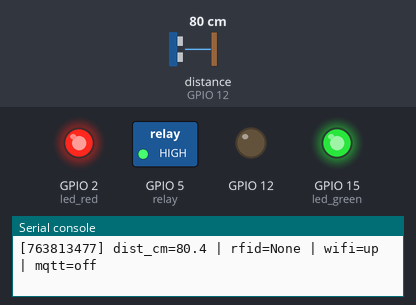
A program run on a simulated ESP32 board running MicroPython. Shown: switched loads named in the program (green lamp = pin HIGH), output pins drawn as LEDs (lit = HIGH), the last lines printed to the serial console. Inputs (shaded band) come from the test bench; at power-on: distance to the obstacle (sensor on GPIO 12) 80 cm. The echo pulse lasts 58.3 µs per cm; WiFi joins after 1.5 s; the clock reads 2024-03-15 10:24:30 at power-on unless the program sets it.

Above: at 7.7 s.
At 12.5 s:
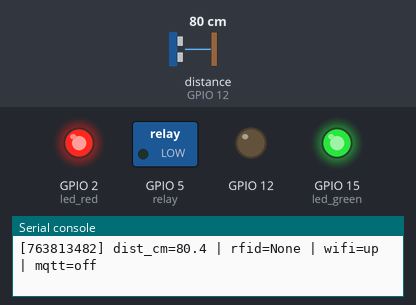
Timing chart, 0 to 17.0 s (numbered marks = the images above):
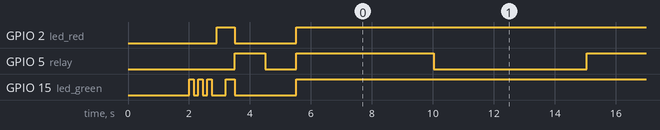

The program:

main_test.py
```python
# sensor_test.py
# Minimal hardware test for: LEDs, Relay, Ultrasonic, RFID (UART), Wi-Fi, MQTT
# Board: MicroPython (ESP32/ESP8266). Adjust pins if your wiring differs.

import time
import json
from machine import Pin, UART, time_pulse_us
import network

# -------- CONFIG --------
DEVICE_ID = "b01"

# Pins (adjust to your wiring)
LED_RED_PIN = 2
LED_GREEN_PIN = 15
RELAY_PIN = 5
RELAY_ACTIVE_HIGH = True  # True: relay ON when pin=1; False when pin=0
ULTRASONIC_SIG_PIN = 12
UART_TX_PIN = 17
UART_RX_PIN = 16
UART_BAUD = 9600

# Networking (set ENABLE_WIFI/MQTT to False if you just want local tests)
ENABLE_WIFI = True
ENABLE_MQTT = False  # Set True to test MQTT publish
SSID = "RPiStation01"
PASSWORD = "RPiStation01"
MQTT_SERVER = "192.199.2.254"
MQTT_TOPIC = "station/bornes/replies"

# Test timing
PRINT_INTERVAL_S = 1.0      # status print frequency
RELAY_TOGGLE_EVERY_S = 5.0  # toggle relay this often
LED_BLINK_PERIOD_S = 0.5    # blink LEDs

# Ultrasonic sanity range (cm)
MIN_CM, MAX_CM = 2, 400

# -------- HARDWARE --------
led_red = Pin(LED_RED_PIN, Pin.OUT, value=0)
led_green = Pin(LED_GREEN_PIN, Pin.OUT, value=0)

if RELAY_ACTIVE_HIGH:
    relay = Pin(RELAY_PIN, Pin.OUT, value=0)  # OFF by default
else:
    relay = Pin(RELAY_PIN, Pin.OUT, value=1)  # OFF by default (inactive level)

def relay_on():
    relay.value(1 if RELAY_ACTIVE_HIGH else 0)

def relay_off():
    relay.value(0 if RELAY_ACTIVE_HIGH else 1)

# Grove Ultrasonic on a single SIG pin
class GroveUltrasonic:
    def __init__(self, sig_pin):
        self.pin = Pin(sig_pin, Pin.OUT)
        self.pin.value(0)

    def distance_cm(self, timeout_us=30000):
        # Trigger 10us HIGH pulse
        self.pin.init(Pin.OUT)
        self.pin.value(0); time.sleep_us(2)
        self.pin.value(1); time.sleep_us(10)
        self.pin.value(0)
        # Listen for echo high
        self.pin.init(Pin.IN)
        t = time_pulse_us(self.pin, 1, timeout_us)
        if t < 0:
            return None
        d = t / 58.0  # microseconds to cm (approx for 20°C)
        if d < MIN_CM or d > MAX_CM:
            return None
        return d

ultra = GroveUltrasonic(ULTRASONIC_SIG_PIN)

# RFID UART (non-blocking read)
try:
    rfid_uart = UART(1, baudrate=UART_BAUD, tx=UART_TX_PIN, rx=UART_RX_PIN, timeout=10)
except Exception as e:
    print("UART init failed:", e)
    rfid_uart = None

def read_rfid():
    if not rfid_uart:
        return None
    try:
        if rfid_uart.any():
            data = rfid_uart.read()
            if not data:
                return None
            try:
                s = data.decode("utf-8", "ignore").strip()
                return s if s else None
            except Exception:
                return None
    except Exception as e:
        print("RFID read error:", e)
    return None

# -------- WIFI / MQTT (optional) --------
client = None

def connect_wifi(ssid, password, timeout=20):
    sta = network.WLAN(network.STA_IF)
    sta.active(True)
    if sta.isconnected():
        print("Wi-Fi already connected:", sta.ifconfig())
        return sta
    print("Connecting Wi-Fi to", ssid)
    sta.connect(ssid, password)
    t0 = time.time()
    while not sta.isconnected() and (time.time() - t0) < timeout:
        time.sleep(1)
        print(" ... waiting")
    if not sta.isconnected():
        raise RuntimeError("Wi-Fi connect timeout")
    print("Wi-Fi connected:", sta.ifconfig())
    return sta

def connect_mqtt():
    global client
    try:
        from umqtt.simple import MQTTClient
    except ImportError:
        print("umqtt.simple not found; disable ENABLE_MQTT or install it.")
        return None
    try:
        client = MQTTClient(DEVICE_ID, MQTT_SERVER, keepalive=60)
        client.connect()
        print("MQTT connected to", MQTT_SERVER)
        return client
    except Exception as e:
        print("MQTT connect error:", e)
        client = None
        return None

def mqtt_publish(topic, payload):
    if not client:
        return False
    try:
        msg = json.dumps(payload)
        client.publish(topic, msg)
        return True
    except Exception as e:
        print("MQTT publish error:", e)
        return False

# -------- SIMPLE TEST HELPERS --------
def blink_nonblocking(led, period_s, tnow):
    phase = int((tnow * 1000) // int(period_s * 1000)) % 2
    led.value(1 if phase == 0 else 0)

def self_test_once():
    print("\n=== SELF TEST START ===")

    # LEDs
    print("LEDs: red on"); led_red.on(); time.sleep(0.3)
    print("LEDs: green on"); led_green.on(); time.sleep(0.3)
    print("LEDs: both off"); led_red.off(); led_green.off()

    # Relay
    print("Relay: ON 1s")
    relay_on(); time.sleep(1.0)
    print("Relay: OFF")
    relay_off()

    # Ultrasonic
    d = ultra.distance_cm()
    print("Ultrasonic distance (cm):", "None" if d is None else "{:.1f}".format(d))

    # RFID
    print("RFID: present a card (1s window)")
    t0 = time.ticks_ms()
    got = None
    while time.ticks_diff(time.ticks_ms(), t0) < 1000:
        s = read_rfid()
        if s:
            got = s
            break
        time.sleep_ms(50)
    print("RFID read:", got if got else "None")

    print("=== SELF TEST END ===\n")

# -------- MAIN LOOP --------
def main():
    sta = None
    if ENABLE_WIFI:
        try:
            sta = connect_wifi(SSID, PASSWORD)
        except Exception as e:
            print("Wi-Fi error:", e)

    if ENABLE_MQTT and sta:
        connect_mqtt()

    # startup blink
    for _ in range(3):
        led_green.on(); time.sleep(0.15)
        led_green.off(); time.sleep(0.15)

    self_test_once()

    print("Entering sensor test loop. Press Ctrl+C to stop.")
    last_print = 0
    last_relay_toggle = 0
    relay_state = False

    try:
        while True:
            now_s = time.time()

            # Blink LEDs in opposite phase so both are tested
            blink_nonblocking(led_green, LED_BLINK_PERIOD_S, now_s)
            blink_nonblocking(led_red, LED_BLINK_PERIOD_S, now_s + LED_BLINK_PERIOD_S/2)

            # Toggle relay periodically
            if now_s - last_relay_toggle >= RELAY_TOGGLE_EVERY_S:
                relay_state = not relay_state
                relay_on() if relay_state else relay_off()
                print("[{:d}] Relay {}".format(int(now_s), "ON" if relay_state else "OFF"))
                last_relay_toggle = now_s

            # Read ultrasonic frequently but print at a slower rate
            distance = ultra.distance_cm()

            # Non-blocking RFID read
            rfid = read_rfid()

            # Periodic status print
            if now_s - last_print >= PRINT_INTERVAL_S:
                print("[{}] dist_cm={} | rfid={} | wifi={} | mqtt={}".format(
                    int(now_s),
                    "None" if distance is None else "{:.1f}".format(distance),
                    (rfid if rfid else "None"),
                    ("up" if (ENABLE_WIFI and sta and sta.isconnected()) else "off"),
                    ("up" if (ENABLE_MQTT and client) else "off"),
                ))
                # Optional: publish a heartbeat if MQTT is enabled
                if ENABLE_MQTT and client:
                    mqtt_publish(MQTT_TOPIC, {
                        "type": "sensor_test",
                        "stack_id": DEVICE_ID,
                        "distance_cm": None if distance is None else round(distance, 1),
                        "rfid": rfid,
                        "relay": "on" if relay_state else "off",
                        "ts": now_s
                    })
                last_print = now_s

            time.sleep(0.05)  # keep CPU usage reasonable

    except KeyboardInterrupt:
        print("\nStopping test...")

    finally:
        # cleanup
        try:
            if client:
                mqtt_publish(MQTT_TOPIC, {"type": "disconnect", "stack_id": DEVICE_ID, "ts": time.time()})
                client.disconnect()
        except Exception as e:
            print("MQTT cleanup error:", e)
        led_red.off(); led_green.off(); relay_off()
        print("Cleanup done.")

# ----- run -----
if __name__ == "__main__":
    main()
```

Measured:
- by itself, GPIO 2 (led_red): HIGH → LOW at 3.5 s, → HIGH 2.0 s later
- by itself, GPIO 5 (relay): repeats every 9.5 s: HIGH 4.5 s, LOW 5.0 s
- by itself, GPIO 15 (led_green): HIGH → LOW at 2.2 s, → HIGH 0.15 s later, → LOW 0.15 s later, → HIGH 0.15 s later, … (8 changes in this stretch)
